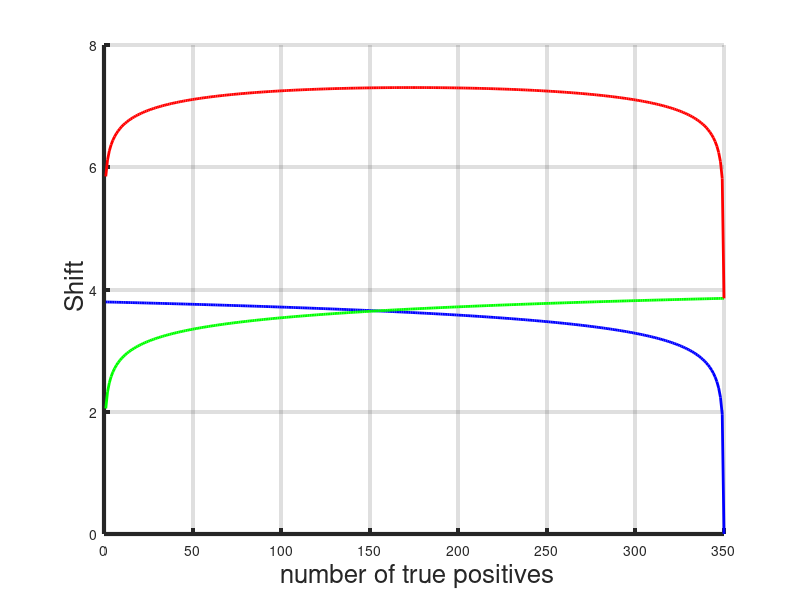

MATLAB code to generate this figure: (Note: this script raises an error after producing the figure.)
%%%%%%%%%%%%%%%%%%%%%%%%%%%%%%%%%%%%%%%%
%%
%%  Change point analysis
%%  by iterative FDpV method
%%
%% by Pierre R. BERTRAND (80%), Doha HADOUNI (10%) & Guillaume PAUGAM (10%) (September 2016)
%%
%%%%%%%%%%%%%%%%%%%%%%%%%%%%%%%%%%%%%%%%

%% The number of false alarm and the number of true positive are smaller 
%% than the maximum number of potential change points


clear all;
close all;

KMAX=350;      % maximum number of potential change points 
NON_DETECTIONRISK=0.02;    % risk of Non Detection 
FALSE_ALARMRISK=0.05;      % risk of False Alarm


TruePositiveNumbers=[1:KMAX];
FalseAlarmNumbers=KMAX-TruePositiveNumbers;
MaxFalseAlarmTvalues=abs(norminv((1-(1-FALSE_ALARMRISK).^(1./FalseAlarmNumbers))/2));
MinTruePositiveTvalues=norminv((1-NON_DETECTIONRISK).^(1./TruePositiveNumbers));
Shifts=MaxFalseAlarmTvalues+MinTruePositiveTvalues;

S0=max(Shifts)

figure(10)   % number of the figure in the article
hold on;
grid;
xlabel('\fontsize{26} number of true positives');
ylabel('\fontsize{26} Shift');
set(gca,'LineWidth', 3);
plot(MaxFalseAlarmTvalues, 'b','linewidth',2);
plot(MinTruePositiveTvalues, 'g','linewidth',2);
plot(Shifts, 'r','linewidth',2);
legend('\fontsize{26}\Psi^{-1}','\fontsize{26} \Phi^{-1}', '\fontsize{26} Shift', 'Location','NE');
title(['\fontsize{26} The functions \Phi^{-1} and \Psi^{-1} and the Shift for Kmax=', num2str(KMAX) ]);
hold off;

